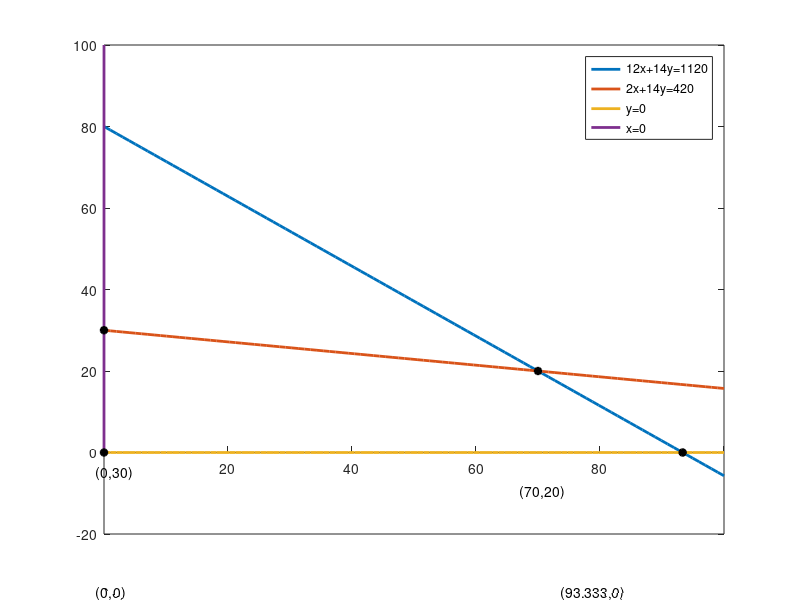

The MATLAB source for this figure:
clear; clc; close all;

% Description: Plots inequalities to determine corner points with
% annotations

y1 = @(x) 1/14*(1120 - 12*x);
y2 = @(x) 1/14*(420 - 2*x);
y3 = @(x) 0*x;
y4 = @(y) 0*y;

x = linspace(0,100,100);

plot(x,y1(x),'linewidth',2,'DisplayName','12x+14y=1120')
hold on
plot(x,y2(x),'linewidth',2,'DisplayName','2x+14y=420')
plot(x,y3(x),'linewidth',2,'DisplayName','y=0')
plot([0 0],[0 100],'linewidth',2,'DisplayName','x=0')
set(gca,'xaxislocation','origin')
legend show
plot(70,20,'k*','linewidth',2,'handlevisibility','off')
dim = [65/100 20/120 .3 .3];
str = '(70,20)';
annotation('textbox',dim,'String',str,'FitBoxToText','on','edgecolor','none','Backgroundcolor','none');

plot(93.333,0,'k*','linewidth',2,'handlevisibility','off')
dim = [70/100 0/120 .3 .3];
str = '(93.333,0)';
annotation('textbox',dim,'String',str,'FitBoxToText','on','edgecolor','none','Backgroundcolor','none');


plot(0,30,'k*','linewidth',2,'handlevisibility','off')
dim = [12/100 24/120 .3 .3];
str = '(0,30)';
annotation('textbox',dim,'String',str,'FitBoxToText','on','edgecolor','none','Backgroundcolor','none');

plot(0,0,'k*','linewidth',2,'handlevisibility','off')
dim = [12/100 0/120 .3 .3];
str = '(0,0)';
annotation('textbox',dim,'String',str,'FitBoxToText','on','edgecolor','none','Backgroundcolor','none');
